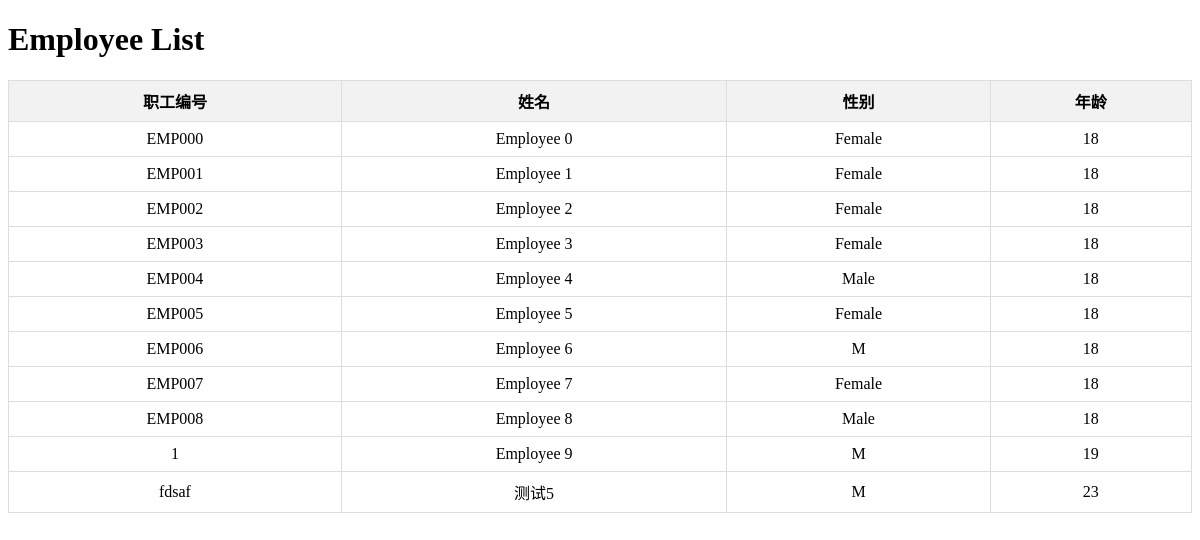
Page /attendance/employees/ on the earlier database version.
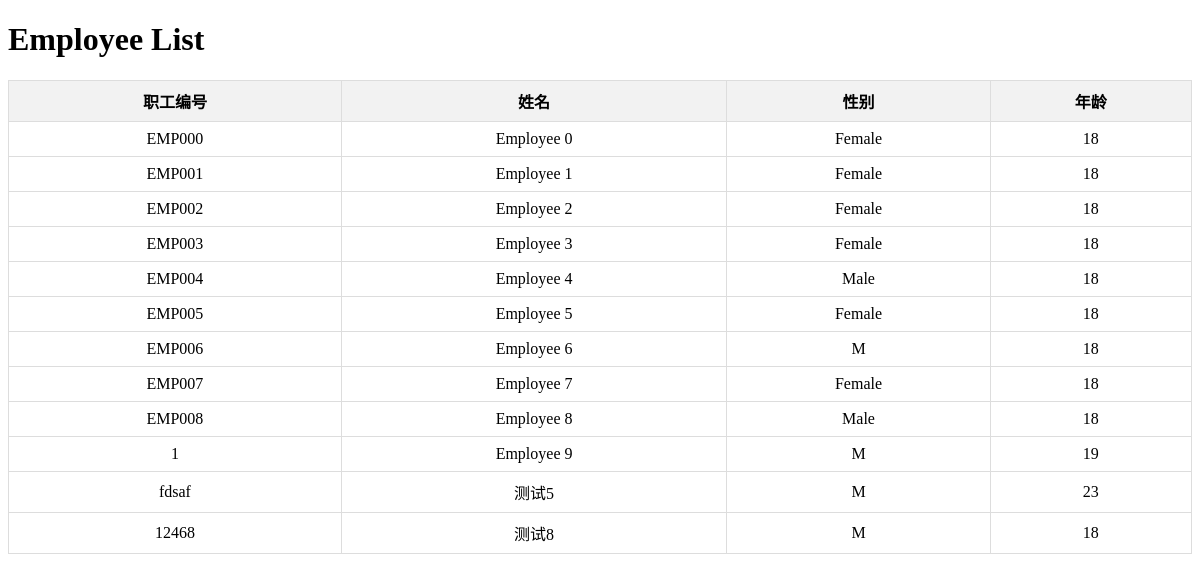
Same page on the later database version.
### attendance/models.py (models this page shows, shortened)
class Employee(models.Model):
    GENDER_CHOICES = [
        ('M', '男'),
        ('F', '女'),
    ]
    employee_id = models.CharField(max_length=10, unique=True)
    employee_name = models.CharField(max_length=50)
    employee_gender = models.CharField(max_length=1, choices=GENDER_CHOICES)
    employee_age = models.PositiveIntegerField(default=18)
    employee_title = models.CharField(max_length=150, blank=True, null=True)

### attendance/views.py (the view)
# urls.py: path('employees/', employee_list, name='employee_list'),
def employee_list(request):
    employees = Employee.objects.all()
    return render(request, 'attendance/employee_list.html', {'employees': employees})

### attendance/templates/attendance/employee_list.html (shortened to what this page needs)
{% load static %}
<!DOCTYPE html>
<html>
<head>
</head>
<body>
    <h1>Employee List</h1>
    <table>
        <thead>
            <tr>
                <th>职工编号</th>
                <th>姓名</th>
                <th>性别</th>
                <th>年龄</th>
            </tr>
        </thead>
        <tbody>
            {% for employee in employees %}
            <tr>
                <td>{{ employee.employee_id }}</td>
                <td>{{ employee.employee_name }}</td>
                <td>{{ employee.employee_gender }}</td>
                <td>{{ employee.employee_age }}</td>
            </tr>
            {% endfor %}
        </tbody>
    </table>
</body>
</html>

### attendance/templates/attendance/employee_list.html (style rules this page uses)
table { border-collapse: collapse; width: 100%; }
th, td { border: 1px solid #ddd; padding: 8px; text-align: center; }
th { background-color: #f2f2f2; }

Differences in the rows shown:
added Employee: employee_id "12468", employee_name "测试8", employee_gender "M", employee_age "18"
